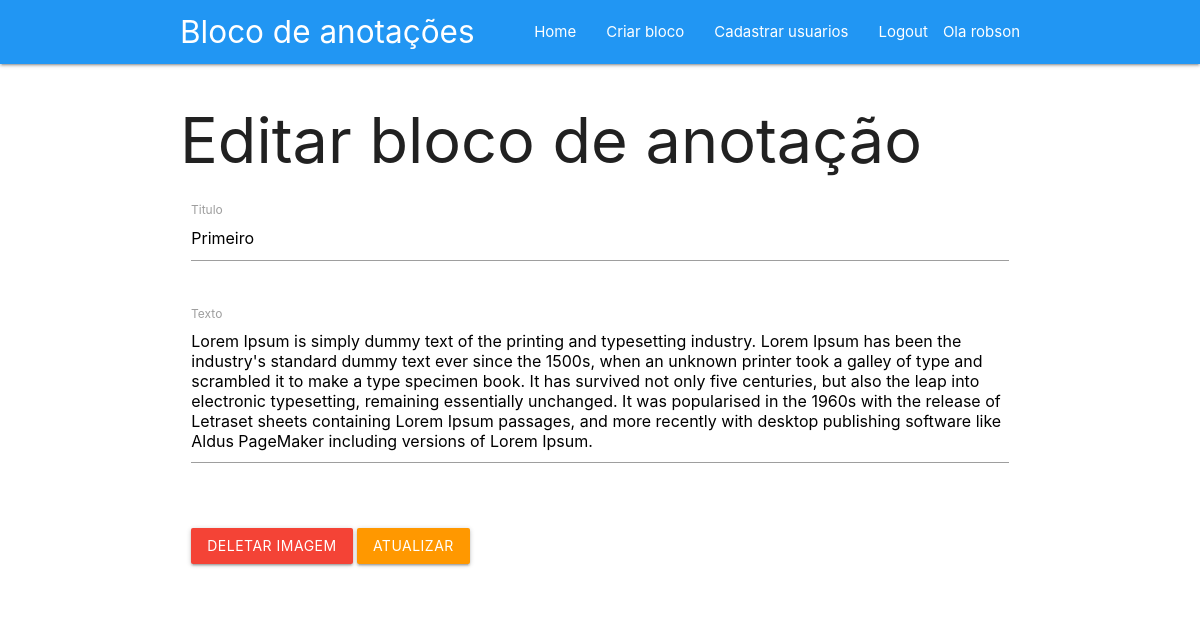
The page /notes/editar/56 (signed in) on the database its author committed.
### tables this page shows
CREATE TABLE `notes` (
  `id` int(11) NOT NULL AUTO_INCREMENT,
  `titulo` varchar(200) NOT NULL,
  `texto` text NOT NULL,
  `imagem` varchar(200) NOT NULL,
  PRIMARY KEY (`id`)
);

### App/Core/Controller.php (called while the page is built, shortened)
<?php
class Controller {
    public function model($model) {
        return new $model;
    }
    public function view($view, $data = []) {
        require_once '../App/views/template.php';
    }
}

### App/controllers/notes.php (called while the page is built, shortened)
<?php
class Notes extends Controller {
    public function editar($id) {
        $mensagem = array();
        $note = $this->model('Note');
        $dados = $note->findId($id);
        $this->view('notes/editar', $dados = ['mensagem' => $mensagem, 'registros' => $dados]);
    }
}

### App/Core/App.php (called while the page is built, shortened)
<?php
class App
{
    protected $method = 'index';
    public function __construct()
    {
         $url = $this->parseURL();
        if (file_exists('../App/controllers/' . $url[1] . '.php')):
            unset($url[1]);
        endif;
        $this->controller = new $this->controller;
        if (isset($url[2])) :
            if (method_exists($this->controller, $url[2])) :
                $this->method = $url[2];
                unset($url[2]);
                unset($url[0]);
            endif;
        endif;
        $this->params = $url ? array_values($url) :  [];
        call_user_func_array([$this->controller, $this->method], $this->params);
    }
    public function parseURL()
    {
        return explode('/', filter_var($_SERVER['SERVER_NAME'] . $_SERVER['REQUEST_URI'], FILTER_SANITIZE_URL));
    }
}

### public/index.php (called while the page is built, shortened)
<?php
$app = new \App\Core\App();

### App/Core/Model.php (called while the page is built, shortened)
<?php
class Model {
    public static $instance;
    public static function getConn(){
        if(!isset(self::$instance)):
            self::$instance =new \PDO ('mysql:host=localhost;dbname=mvc;charset=utf8','root','');
        endif;
         return self::$instance;
    }
}

### App/models/Note.php (called while the page is built, shortened)
<?php
class Note extends Model {
    public function findId($id) {
        $sql = "select * from notes where id = ?";
        $stmt = Model::getConn()->prepare($sql);
        $stmt->bindValue(1, $id);
        $stmt->execute();
        if ($stmt->rowCount() > 0):
            $resultado = $stmt->fetch(\PDO::FETCH_ASSOC);
            return $resultado;
        else:
            return [];
        endif;
    }
}

### App/views/notes/editar.php (the view, shortened to what this page needs)
<div class="row container">
<h1> Editar bloco de anotação</h1>
<form action="/notes/editar/<?PHP echo $data['registros']['id']?>" method="POST" enctype="multipart/form-data">
     <div class="row">
          <div class="input-field col s12">
                <input type="text" value="<?PHP echo $data['registros']['titulo']?>" name="titulo"><br>
            <label for="Titulo">Titulo</label>
          </div>
        </div>
     <div class="row">
        <div class="input-field col s12">
         <textarea  class="materialize-textarea" name="texto"><?PHP echo $data['registros']['texto']?></textarea>
          <label for="Texto">Texto</label>
        </div>
      </div>
    <?php
    if(!empty($data['registros']['imagem'])):
        ?>
        <div class="row">
         <div class="input-field col s12">
    <button class="waves-effect waves-light btn red" name="deletarimagem">Deletar imagem</button>
    <button class="waves-effect waves-light btn orange" name="atualizar">Atualizar</button>
</div></div>
      <?php
    endif;
?>
</form>
</div>

### App/views/template.php (shortened to what this page needs)
<!DOCTYPE html>
<html lang="pt-br">
    <head>
        <link rel="stylesheet" href="https://cdnjs.cloudflare.com/ajax/libs/materialize/1.0.0/css/materialize.min.css">
    </head>
    <body>
        <nav class="blue">
            <div class="nav-wrapper container">
                <a href="#" class="brand-logo">Bloco de anotações</a>
                <ul id="nav-mobile" class="right hide-on-med-and-down">
                    <li><a href="/">Home</a></li>
                    <?php if (isset($_SESSION['logado'])): ?>
                        <li><a href="/notes/criar">Criar bloco</a></li>
                        <li> <a href="/users/cadastrar">Cadastrar usuarios</a></li>
                    <?php endif; ?>
                    <?php if (!isset($_SESSION['logado'])): ?>
                        <li> <a href="/home/login"> Login </a> </li>
                    <?php else: ?>
                        Ola <?php echo $_SESSION['userNome'] ?>
                        <li> <a href="/home/logout"> Logout </a> </li>
                    <?php endif; ?>
                </ul>
            </div>
        </nav>
        <?php require_once '../App/views/' . $view . '.php'; ?>
    </body>
</html>

### rows shown on the page
notes: titulo "Primeiro", texto "Lorem Ipsum is simply dummy text of the printing and typesetting industry. Lorem Ipsum has been the industry's standard dummy text ever since the 1500s, when an unknown printer took a galley of type and scrambled it to make a type specimen book. It has survived not only five centuries, but also the leap into electronic typesetting, remaining essentially unchanged. It was popularised in the 1960s with the release of Letraset sheets containing Lorem Ipsum passages, and more recently with desktop publishing software like Aldus PageMaker including versions of Lorem Ipsum."

### other values the page prints
$_SESSION['userNome'] "robson"
